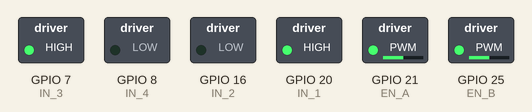
Simulated run of this program. Board: Raspberry Pi (BCM pin numbers). Parts: switched loads named in the program (green lamp = pin HIGH).

Above: at 0.05 s.
At 4.0 s:
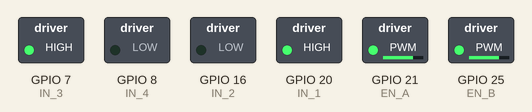
At 6.0 s:
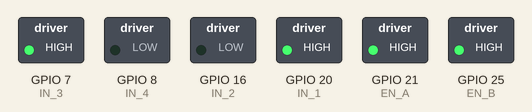
At 8.0 s:
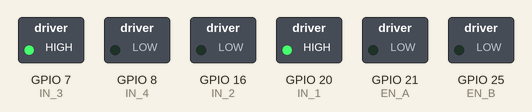
Timing chart, 0 to 10.4 s (numbered marks = the images above):
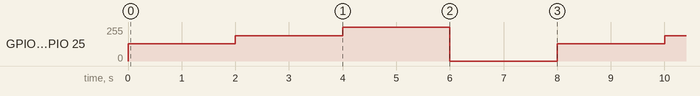

Measured:
- by itself, GPIO 21 (EN_A), GPIO 25 (EN_B): repeats every 8.0 s: 191/255 2.0 s, 255/255 2.0 s, 0/255 2.0 s, 128/255 2.0 s

The program:

pwm_motor_smoke_test.py
```python
import RPi.GPIO as GPIO
from time import sleep

EN_A = 21
IN_1 = 20
IN_2 = 16
IN_3 = 7
IN_4 = 8
EN_B = 25

GPIO.setmode(GPIO.BCM)
GPIO.setwarnings(False)

GPIO.setup(EN_A, GPIO.OUT)
GPIO.setup(IN_1, GPIO.OUT)
GPIO.setup(IN_2, GPIO.OUT)
GPIO.setup(IN_3, GPIO.OUT)
GPIO.setup(IN_4, GPIO.OUT)
GPIO.setup(EN_B, GPIO.OUT)

en_a_pwm = GPIO.PWM(EN_A, 100)
en_b_pwm = GPIO.PWM(EN_B, 100)
en_a_pwm.start(0)
en_b_pwm.start(0)

sleep_time = 2
off = 0
low = 50
med = 75
high = 100
try:
    GPIO.output(IN_1, GPIO.HIGH)
    GPIO.output(IN_2, GPIO.LOW)
    GPIO.output(IN_3, GPIO.HIGH)
    GPIO.output(IN_4, GPIO.LOW)
    while True:
        en_a_pwm.ChangeDutyCycle(low)
        en_b_pwm.ChangeDutyCycle(low)
        sleep(sleep_time)

        en_a_pwm.ChangeDutyCycle(med)
        en_b_pwm.ChangeDutyCycle(med)
        sleep(sleep_time)

        en_a_pwm.ChangeDutyCycle(high)
        en_b_pwm.ChangeDutyCycle(high)
        sleep(sleep_time)

        en_a_pwm.ChangeDutyCycle(off)
        en_b_pwm.ChangeDutyCycle(off)
        sleep(sleep_time)


except KeyboardInterrupt:
    print("\nCleaning up...")
    en_a_pwm.stop()
    en_b_pwm.stop()
    GPIO.cleanup()
```
